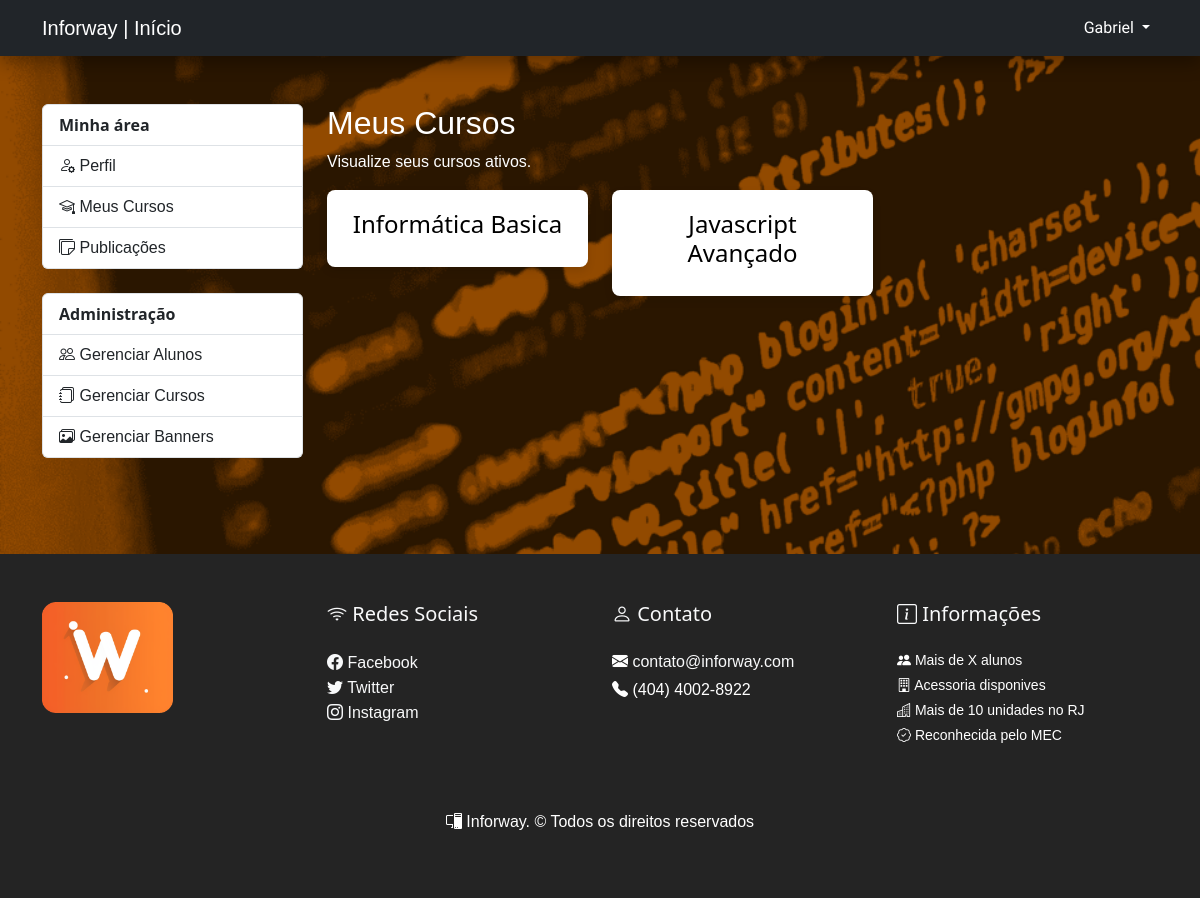
Page /admin/meucurso.php (signed in) on the earlier database version.
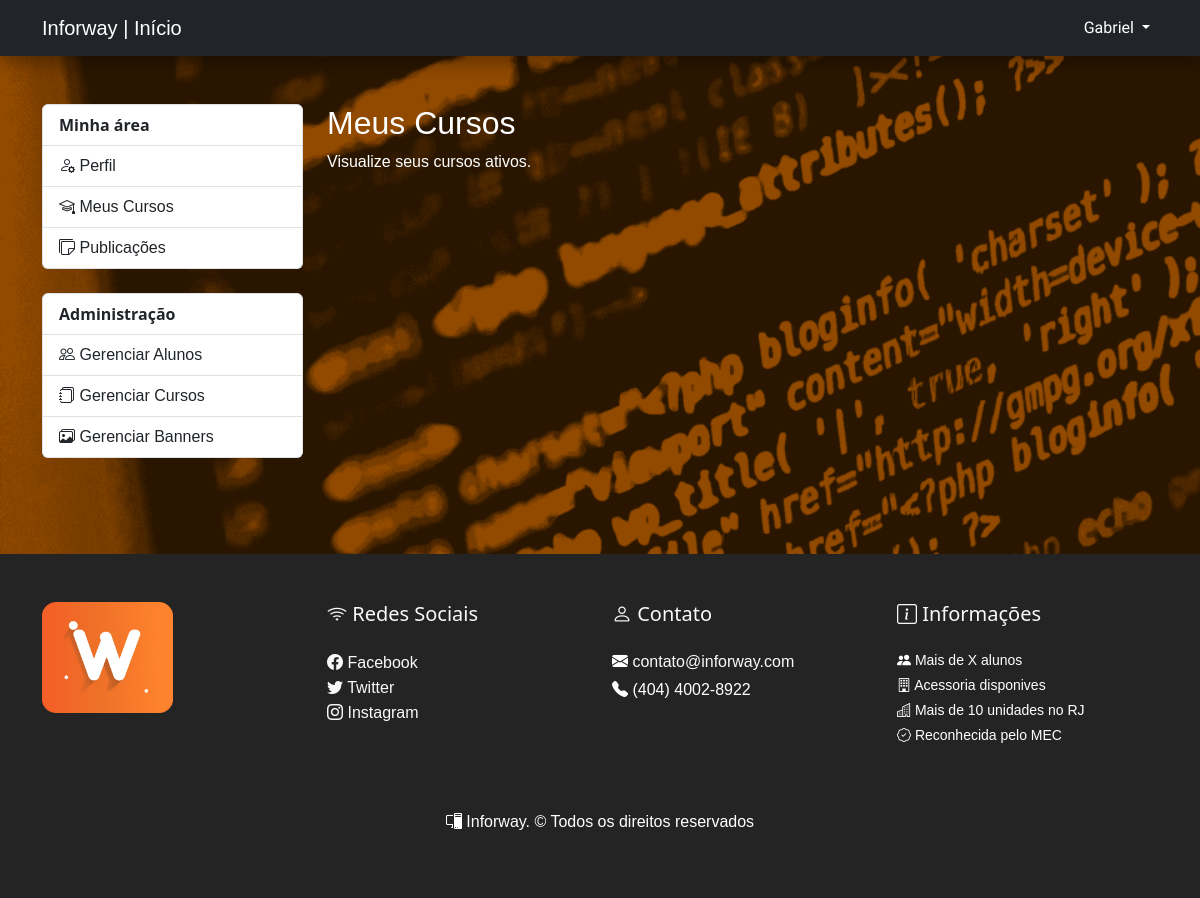
Same page on the later database version.
### tables this page shows
CREATE TABLE `purchases` (
  `id` int(11) NOT NULL,
  `user_id` varchar(255) NOT NULL,
  `course_id` varchar(255) NOT NULL
);

### admin/meucurso.php (the view, shortened to what this page needs)
<?php
$pageInfo = array(
    'title' => 'Meus Cursos',
    'description' => 'Visualize seus cursos ativos.',
    'pageName' => 'mycourses',
);
include_once('../components/admin/header.php');
$connection = connectDatabase();
$query = "SELECT * FROM purchases";
$result = mysqli_query($connection, $query);
$mycourses = array();
if (mysqli_num_rows($result) > 0) {
    $mycourses = mysqli_fetch_all($result, MYSQLI_ASSOC);
}
?>
<main class="container py-5">
    <div class="row">
        <div class="col-md-3">
            <?php
            include_once('../components/admin/menu_sidebar.php');
            ?>
        </div>
        <section class="col-md-9">
            <h2><?= $pageInfo['title'] ?></h2>
            <p><?= $pageInfo['description'] ?></p>
            <div class="row">
                <?php foreach ($mycourses as $mycourse) { ?>
                    <div class="col-md-4">
                        <div class="card-mycourse">
                            <h4><?= $mycourse['course_id']; ?></h4>
                        </div>
                    </div>
                <?php } ?>
            </div>
        </section>
</main>
<?php
include_once('../components/admin/footer.php');
?>

Differences in the rows shown:
removed purchases: course "Informática Basica"
removed purchases: course "Javascript Avançado"
